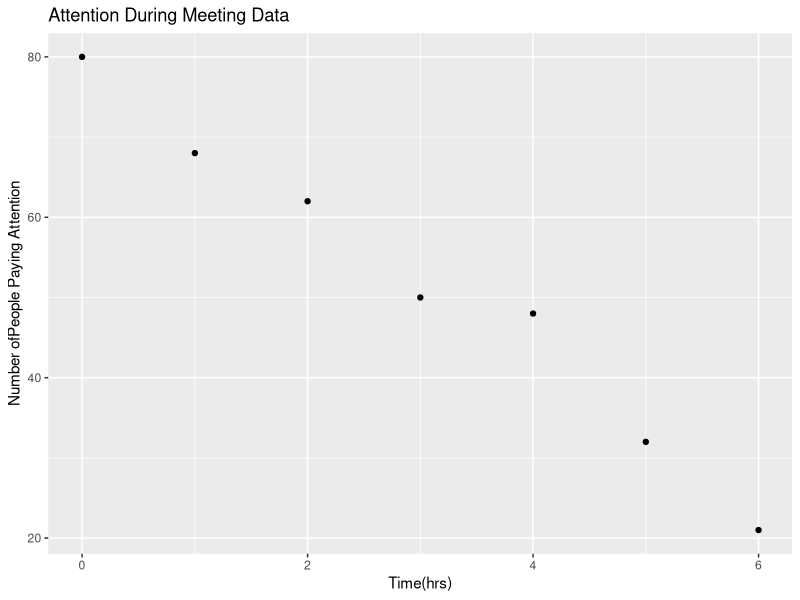
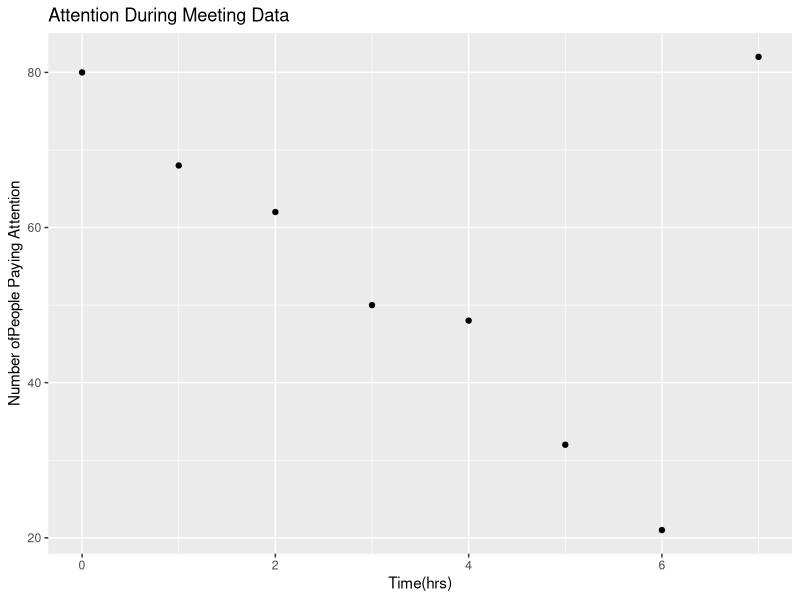

Here is the R script that generated these plots, in order:
## ---- chunk 1
knitr::opts_chunk$set(echo = TRUE)
## ---- chunk 2
library(dplyr)
library(ggplot2)
## ---- chunk 3
meeting_time<-c(0,1,2,3,4,5,6)
n_people<-c(80, 68, 62, 50, 48, 32, 21)

meeting_df<-data.frame(time=meeting_time, attention_n=n_people)
## ---- chunk 4
library(ggplot2)
ggplot(data=meeting_df, aes(x=time, y=attention_n))+
  geom_point()+
  xlab("Time(hrs)")+
  ylab("Number ofPeople Paying Attention")+
  ggtitle("Attention During Meeting Data")
## ---- chunk 5
mymod<-lm(attention_n~time, data=meeting_df)
## ---- chunk 6
cor(meeting_df$time, meeting_df$attention_n)
## ---- chunk 7
summary(mymod)
## ---- chunk 8
meeting_time_new<-c(0,1,2,3,4,5,6, 7)
n_people_new<-c(80, 68, 62, 50, 48, 32, 21, 82)

meeting_df_new<-data.frame(time=meeting_time_new, attention_n=n_people_new)
## ---- chunk 9
library(ggplot2)
ggplot(data=meeting_df_new, aes(x=time, y=attention_n))+
  geom_point()+
  xlab("Time(hrs)")+
  ylab("Number ofPeople Paying Attention")+
  ggtitle("Attention During Meeting Data")
## ---- chunk 10
mymod<-lm(attention_n~time, data=meeting_df_new)
summary(mymod)
## ---- chunk 11
cor(meeting_df_new$time, meeting_df_new$attention_n)
